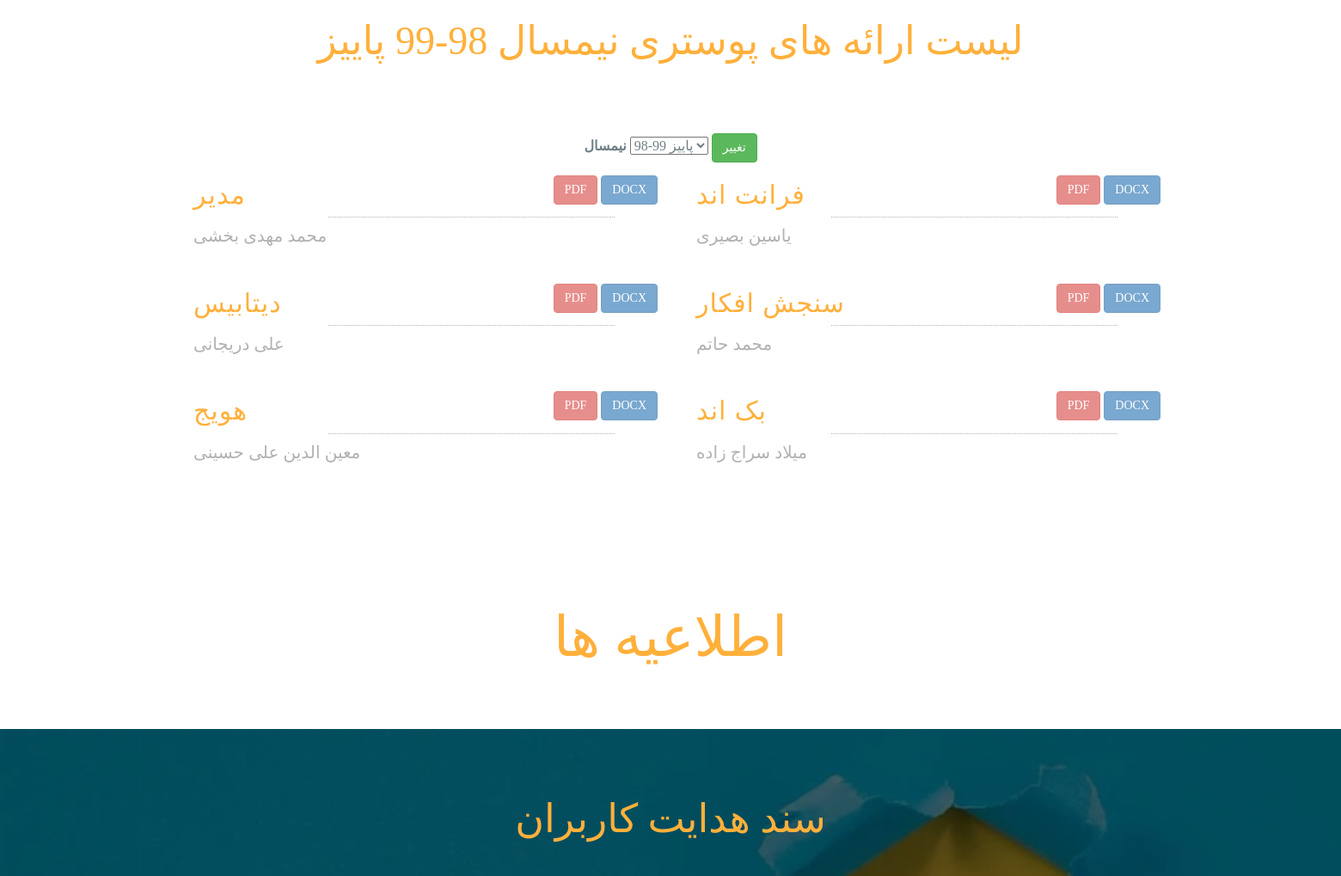
/ (middle part), run on an earlier commit of the app's database.
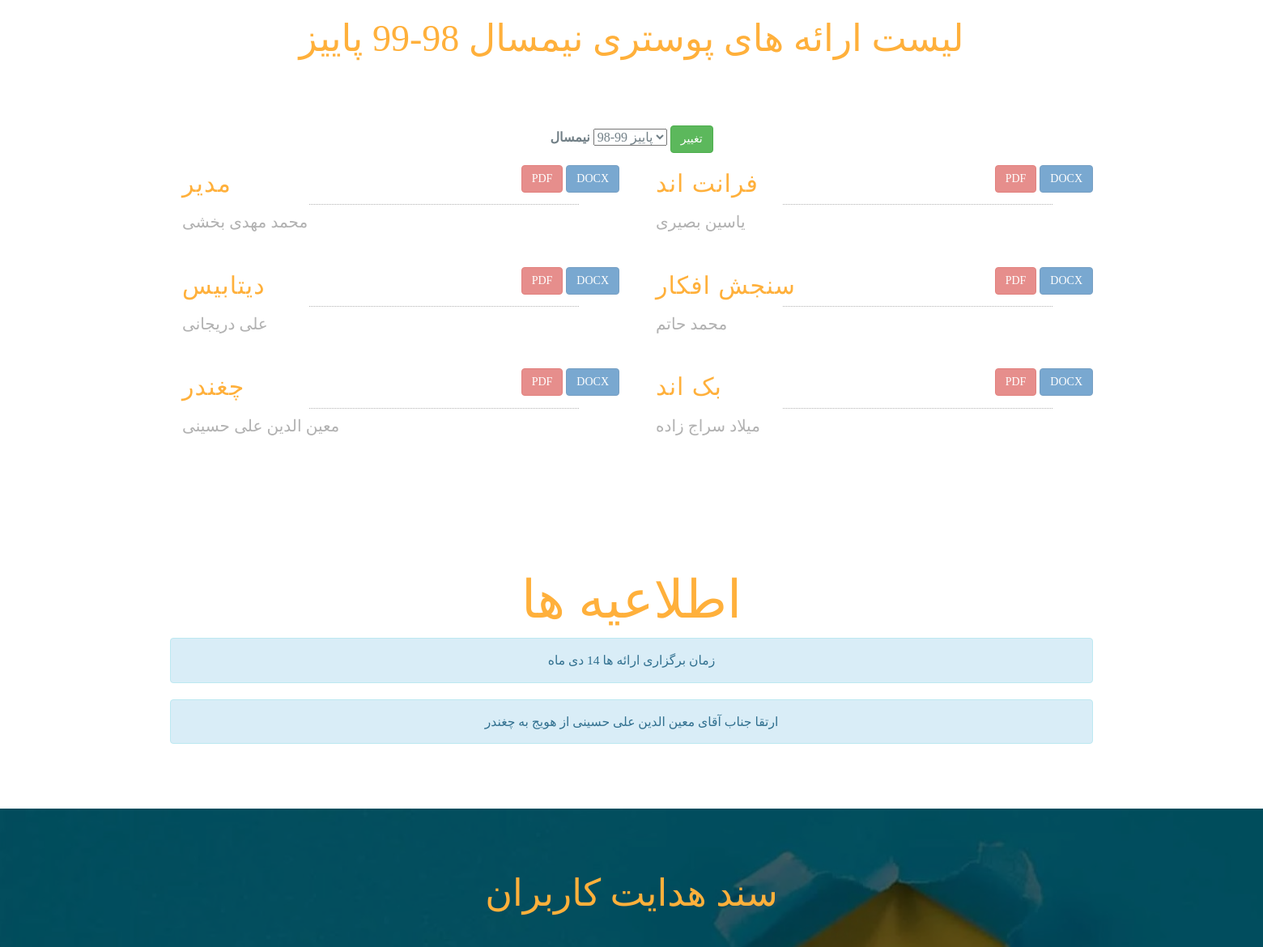
And on a later commit of the database.
### webSite/models.py (models this page shows, shortened)
class Semester(models.Model):
    name = models.CharField(unique=True, max_length=256, blank=False)
    created_date = models.DateTimeField('date created', default=timezone.now)
    active = models.BooleanField(default=False, blank=False)
    def __str__(self):
        return (self.name)

class Student(models.Model):
    user = models.OneToOneField(User, on_delete=models.CASCADE)
    student_id_number = models.IntegerField(unique=True)
    phone_number = models.IntegerField(unique=True)
    research_subject = models.CharField(max_length=256, blank=True)
    pdf = models.FileField(upload_to='doc1', blank=True)
    doc = models.FileField(upload_to='doc2', blank=True)
    semester = models.ForeignKey(Semester, related_name='students',
                                 on_delete=models.SET_NULL,
                                 blank=True, null=True)
    guid_instructor = models.ForeignKey(Professor,
                                        related_name='students',
                                        on_delete=models.SET_NULL,
                                        blank=True, null=True)
    total_grade = models.FloatField(blank=True, null=True)
    def __str__(self):
        return (self.user.first_name + ' ' +  # pylint: disable=no-member
                self.user.last_name)  # pylint: disable=no-member

class Notification(models.Model):
    text = models.CharField(max_length=500, blank=False)
    def __str__(self):
        return self.text

### webSite/views.py (the view, shortened to what this page needs)
# urls.py: path('', views.index, name='index'),
def index(request):
    template = 'index.html'
    model = Semester
    context_object_name = 'Semester'
    context = {}
    semesters = Semester.objects.all().order_by('-created_date')
    semester = semesters[0]
    Semester_students = semester.students.all()
    context['Semester_students'] = Semester_students
    context['notifications'] = Notification.objects.all()
    context['selected'] = semester
    context['semesters'] = semesters
    return render(request, template, context)

### templates/index.html (shortened to what this page needs)
<!DOCTYPE html>
{% load staticfiles %}
<html lang="en">
<head>
    <link rel="stylesheet" type="text/css" href="{% static 'css/font-awesome.min.css' %}">
    <link rel="stylesheet" type="text/css" href="{% static 'css/bootstrap.min.css' %}">
    <link rel="stylesheet" type="text/css" href="{% static 'css/style.css' %}">
</head>
<body>
<section id="menu-list" class="section-padding">
    <div class="container">
        <div class="row">
            <div class="col-md-12 text-center marb-35">
                <h1 class="header-h">لیست ارائه های پوستری نیمسال {{selected}} </h1>
            </div>
            <div class="col-md-12 text-center marb-35">
        </div>
            <div class="container text-center d-flex justify-content-center">
                <form class="form-inline" action="" method="POST">
                        <label class="my-1 mr-2" for="inlineFormCustomSelectPref">نیمسال</label>
                        <select name='semester_name' class="custom-select my-1 mr-sm-2 " id="inlineFormCustomSelectPref">
                        <option selected value="{{ selected }}">{{ selected }}</option>
                        </select>
                        <button name='change' type="submit" class="btn btn-success my-1">تغییر</button>
                    </form>
            </div>
            <div id="menu-wrapper">
                {% for student in Semester_students %}
                    <div class="breakfast menu-restaurant">
                        <span class="clearfix">
                            <div class="container">
                            <p  class="menu-title">{{ student.research_subject }}</p>
                        </div>
                          <span style="left: 166px; right: 44px;" class="menu-line"></span>
                          <span class="menu-price">
                            {% if student.pdf %}
                            <a class='btn btn-danger' href="{{student.pdf.url}}">PDF</a>
                    {% else %}
                    <a href="#" class="btn btn-danger disabled" tabindex="-1" role="button" aria-disabled="true">PDF</a>
                    {% endif %}
                    {% if student.doc %}
                            <a class='btn btn-primary' href="{{student.doc.url}}">DOCX</a>
                    {% else %}
                            <a href="#" class="btn btn-primary disabled" tabindex="-1" role="button" aria-disabled="true">DOCX</a>
                    {% endif %}
                    </span>
                        </span>
                        <div class='container'>
                        <span class="menu-subtitle">{{ student }}</span>
                    </div>
                    </div>
                {% endfor %}
            </div>
        </div>
    </div>
    <div class="container">
        <div class="row">
            <div class="inner text-center">
                <h1 class="logo-name titr_text">اطلاعیه ها</h1>
            </div>
        </div>
        <div class="center-block text-center">
            {% for notification in notifications %}
                <div class="alert alert-info" style="direction: rtl; font-size: 1vw">
                    {{notification}}
            </div>
            {% endfor %}
        </div>
    </div>
</section>
<section id="event">
    <div class="bg-color" class="section-padding">
        <div class="container">
            <div class="row">
                <div class="col-xs-12 text-center" style="padding:60px;">
                    <h1 class="header-h">سند هدایت کاربران</h1>
                </div>
            </div>
        </div>
    </div>
</section>
</body>
</html>

### static/css/style.css (style rules this page uses)
.titr_text { font-family: "2 Titr", "B Yekan"; }
body { font-size: 15px; line-height: 1.52; color: #717f86; font-size: 16px; font-family: 'B Yekan'; font-weight: 400; overflow-x: hidden; }
.bg-color { background-color: RGBA(0, 0, 0, 0.61); min-height: 630px; }
.section-padding { padding: 60px 0px; }
.logo-name { font-family: "B Yekan", "B Koodak"; font-size: 65px; margin-top: 140px; color: #FFB03B; }
.header-h { color: #FFB03B; font-size: 46px; font-family: "B Yekan", "B Koodak"; font-weight: 300; }
.marb-35 { margin-bottom: 35px; }
#event { background: url('../img/ques.jpg') no-repeat; background-size: cover; }
.menu-restaurant { width: 50%; float: left; padding: 15px; position: relative; }
.menu-restaurant .menu-title { float: left; font-family: "2 Mitra",arial; font-size: 3rem; text-transform: uppercase; letter-spacing: 1px; color: #FFB03B; }
.menu-restaurant .menu-line { position: absolute; bottom: 6px; border-bottom: 1px dotted rgba(0,0,0,.3); margin-left: .6rem; margin-right: .6rem; }
.menu-restaurant .menu-price { font-weight: 600; position: absolute; right: 0; top: 0; }
.menu-restaurant .menu-subtitle { display: block; float: left; color: #B1B1B1; font-family: "B Nazanin",'Open Sans',arial; font-size: 2rem; }
.menu-restaurant span.clearfix { position: relative; display: block; }

What changed in the data, as far as the page shows it:
changed Student "معین الدین علی حسینی": research_subject "هویج" → "چغندر"
added Notification: text "زمان برگزاری ارائه ها 14 دی ماه"
added Notification: text "ارتقا جناب آقای معین الدین علی حسینی از هویج به چغندر"
